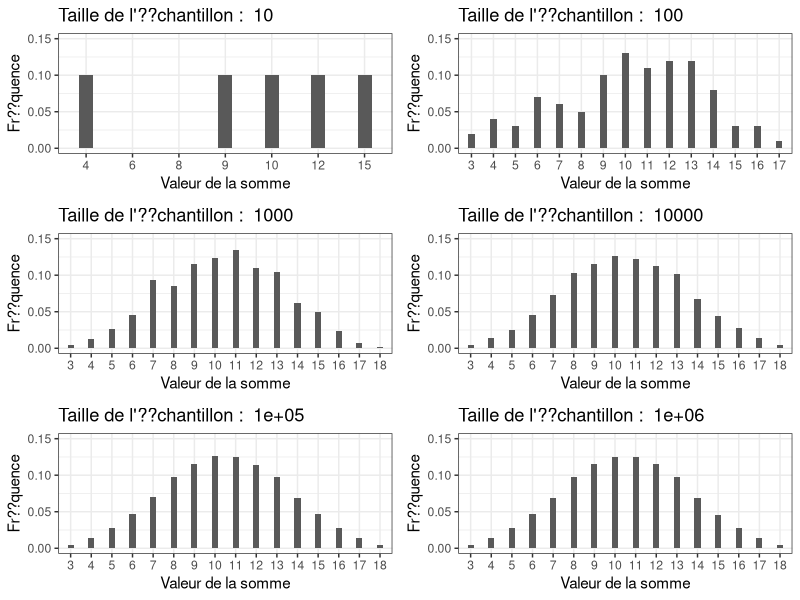
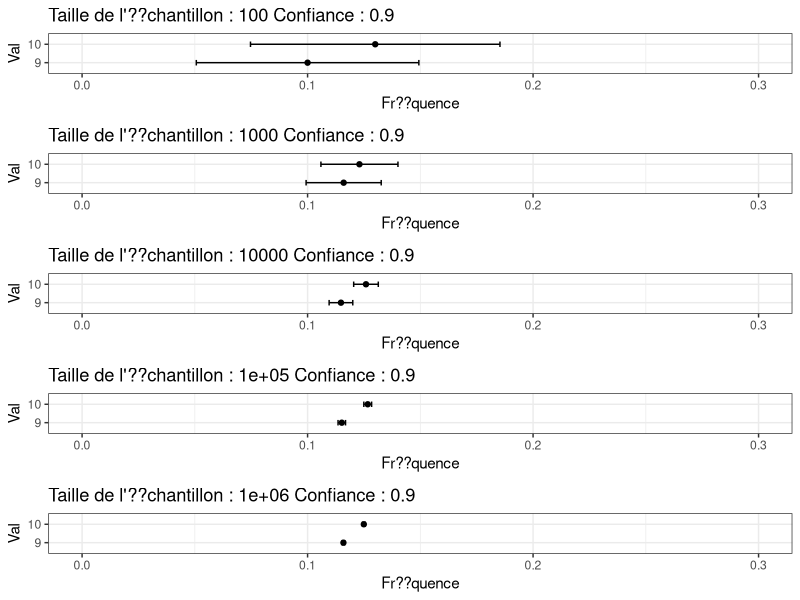
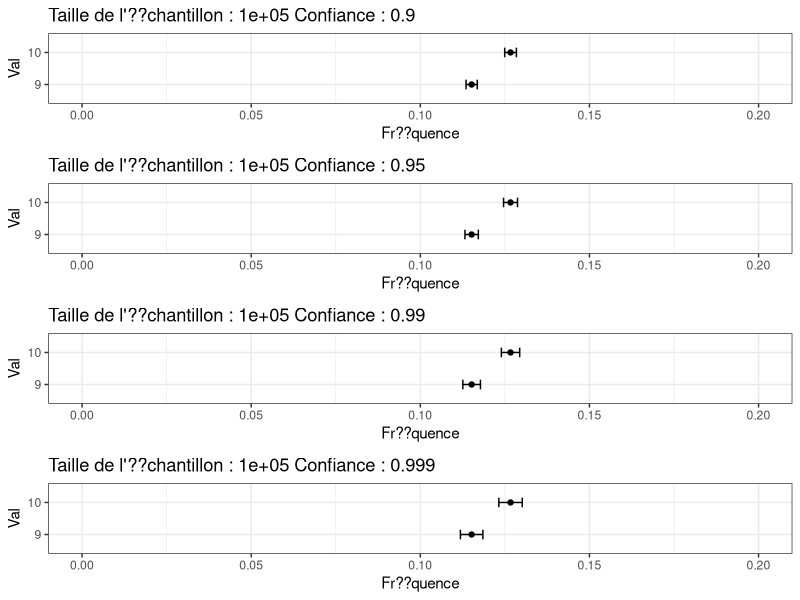

Here is the R script that generated these plots, in order: (Note: this script raises an error after producing the figures.)
## ---- chunk 1
knitr::opts_chunk$set(echo = TRUE)
## ---- chunk 2
# package
library(dplyr);
library(ggplot2);
library(gridExtra);
## ---- chunk 3
dice <- function(faces = 6, n = 100)
{
  sample(x = seq(from = 1, to = faces, by = 1), size=n, replace=TRUE);
}

# g??n??re 10 tirages d'un d?? ?? 6 faces
dice(6,10)
## ---- chunk 4
experiment <- function (faces = 6, n = 100)
{
  set.seed(42)
  dice1 <- dice(faces, n);
  dice2 <- dice(faces, n);
  dice3 <- dice(faces, n);

  data.frame(Dice1 = dice1,
             Dice2 = dice2,
             Dice3 = dice3);
}
# g??n??re une exp??rience de 5 tirages de 3 d??s ?? 6 faces
experiment(6,5)
## ---- chunk 5
experiment(6,1000) %>% 
  mutate(Sum = Dice1 + Dice2 + Dice3) %>% 
  group_by(Sum) %>% 
  summarize(N=n());
# calcule le nombre d'occurrences de chaque valeur possible de somme
## ---- chunk 6
Toscane <- function(faces =6, n = 100)
{
  experiment(faces,n) %>%
    mutate(Sum = Dice1 + Dice2 + Dice3) %>%
    ggplot(aes(x=as.factor(Sum))) +
    geom_bar(aes(y = (..count..)/sum(..count..)), width = .3) +
    xlab("Valeur de la somme")+ylab ("Fr??quence") +
    ggtitle(paste("Taille de l'??chantillon : ",n)) +
    # ?? modifier pour adapter et utiliser les facets
    ylim (0, 0.15) +
    theme_bw()
}
list(10,100,1000,10000,100000,1000000) %>%
lapply(function(taille) {
  Toscane( n = taille )
}) %>%
grid.arrange(ncol = 2,grobs=.);

## ---- chunk 7

Toscane_9_10_erreur <-function(faces = 6, n = 471, Confiance = 0.95 )
{
  Phi_alpha= qnorm(1-(1-Confiance)/2) ;

  experiment(faces,n) %>%
    mutate(Sum = Dice1 + Dice2 + Dice3,Taille=n()) %>%
    group_by(Sum,Taille) %>%
    summarize(N=n()) %>%
    mutate(Freq=N/Taille) %>%
    mutate(Ecart_type_Estime=sqrt(Freq*(1-Freq)),
         Erreur=Phi_alpha*Ecart_type_Estime/sqrt(Taille)) %>%
    filter((Sum == 9)|(Sum == 10))%>%
    ggplot(aes(x=Freq,xmin=Freq-Erreur,xmax=Freq+Erreur,y=as.factor(Sum))) +
    geom_point()+
    geom_errorbarh(height=.3)+
    xlab("Fr??quence")+ylab ("Val") +
    xlim(0,0.3)+
    labs(title = paste("Taille de l'??chantillon :",n,"Confiance :",Confiance)  )+
#    ylim (, ) +
    theme_bw()
}

list(100,1000,10000,100000,1000000) %>%
lapply(function(taille) {
  Toscane_9_10_erreur( n = taille , Confiance = 0.90)
}) %>%
grid.arrange(ncol = 1,grobs=.);

## ---- chunk 8

Toscane_9_10_erreur <-function(faces = 6, n = 1000, Confiance = 0.95 )
{
  Phi_alpha= qnorm(1-(1-Confiance)/2) ;

  experiment(faces,n) %>%
    mutate(Sum = Dice1 + Dice2 + Dice3,Taille=n()) %>%
    group_by(Sum,Taille) %>%
    summarize(N=n()) %>%
    mutate(Freq=N/Taille) %>%
    mutate(Ecart_type_Estime=sqrt(Freq*(1-Freq)),
         Erreur=Phi_alpha*Ecart_type_Estime/sqrt(Taille)) %>%
    filter((Sum == 9)|(Sum == 10))%>%
    ggplot(aes(x=Freq,xmin=Freq-Erreur,xmax=Freq+Erreur,y=as.factor(Sum))) +
    geom_point()+
    geom_errorbarh(height=.3)+
    xlab("Fr??quence")+ylab ("Val") +
    xlim(0,0.2)+
    labs(title = paste("Taille de l'??chantillon :",n,"Confiance :",Confiance)  )+
#    ylim (, ) +
    theme_bw()
}
list(0.9,0.95,0.99,0.999) %>%
lapply(function(Param_Confiance) {
  Toscane_9_10_erreur( n = 100000 , Confiance = Param_Confiance)
}) %>%
grid.arrange(ncol = 1,grobs=.);

## ---- chunk 9
faces = 6 ;

d = data.frame();
for (de1 in seq(1,faces)){
 for (de2 in seq(1,faces)){
   for (de3 in seq(1,faces)){
     d <<- rbind(d, data.frame(Dice1 = de1, Dice2 = de2, Dice3 = de3));
   }
 }
}

d %>%
 mutate(Sum=Dice1+Dice2+Dice3, Total=n()) %>%
 group_by(Sum, Total) %>%
 summarize(N = n()) %>%
 ungroup () %>%
 mutate(P = N/sum(N)) -> d_theorique;

ggplot(data=d_theorique, aes(x=as.factor(Sum), y = P)) +
    geom_point(color = "red") +
    xlab("Valeur de la somme")+ylab ("Probabilit??") +
    ggtitle("Probabilit?? th??orique") +
    # ?? modifier pour adapter et utiliser les facets
    ylim (0, NA) +
    theme_bw()
## ---- chunk 10
Toscane_avec_theorie <- function(faces =6, n = 100)
{
  experiment(faces,n) %>%
    mutate(Sum = Dice1 + Dice2 + Dice3) %>%
    ggplot(aes(x=as.factor(Sum))) +
    geom_point(data=d_theorique, aes(x=as.factor(Sum), y = P), shape = 21, colour = "red", fill = "white", size = 2, stroke = 3)+
    geom_bar(aes(y = (..count..)/sum(..count..)), width = .3) +
    xlab("Valeur de la somme")+ylab ("Fr??quence") +
    ggtitle(paste("Taille de l'??chantillon : ",n)) +
    # ?? modifier pour adapter et utiliser les facets
    ylim (0, NA) +
    theme_bw()
}

list(10,100,1000,10000,100000,1000000) %>%
lapply(function(taille) {
  Toscane_avec_theorie( n = taille )
}) %>%
grid.arrange(ncol = 2,grobs=.)
